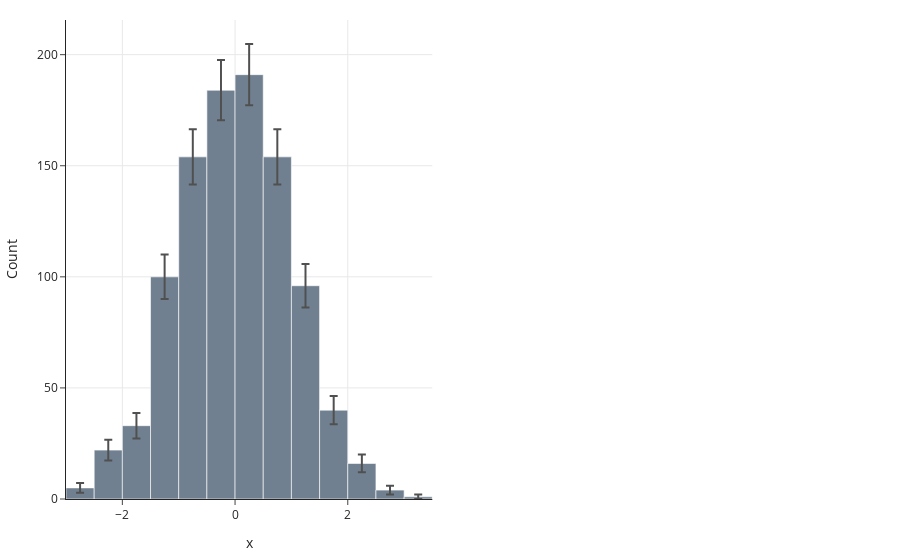

The cell this chart's notebook holds for it:
### Markdown cell above
1\. **Kernel Density Estimate**

Produce a KDE for a given distribution (by hand, not using seaborn!):

* Fill a numpy array, ``x``,  of `len(N)` (with $N = O(100)$) with a normally distributed variable, with a given mean and standard deviation
* Fill an histogram in pyplot taking properly care about the aesthetic
   * use a meaningful number of bins
   * set a proper $y$ axis label
   * set a proper value for the $y$ axis major ticks labels (e.g. you want to display only integer labels)
   * display the histograms as data points with errors (the error being the poisson uncertainty)
* for every element of $x$, create a gaussian with the mean corresponding the element value and std as a parameter that can be tuned. The std default value should be:
    ```python
    1.06 * x.std() * x.size**(-1 / 5)
    ```
you can use the scipy function `stats.norm()` for that.
* In a separate plot (to be placed beside the original histogram), plot all the gaussian functions so obtained
* Sum (with `np.sum()`) all the gaussian functions and normalize the result such that the integral matches the integral of the original histogram. For that you could use the `scipy.integrate.trapz()` method

### Code cell
# with plotly

N = 1000
mu = 0
sigma = 1

x = np.random.normal(mu, sigma, N)

std = 1.06 * x.std() * N**(-1 / 5)

fig = make_subplots(rows=1, cols=2)
fig.add_trace(
    go.Histogram(x=x, nbinsx=20,
                 marker_color="#708090",
                 error_y=dict(type="sqrt", color="#505050")),
    row=1, col=1
)
fig.update_layout(
    margin=dict(t=20, r=20, b=20, l=20),
    xaxis_showgrid=True,
    yaxis_showgrid=True,
    template="simple_white"
)
fig.update_xaxes(title="x")
fig.update_yaxes(
    title="Count",
    row=1, col=1
)
fig.show()

### Figure 1 — Plotly figure (JSON) as saved in the notebook; plotly's stock layout.template omitted (floating-point values rounded to 4 significant figures; data arrays with more than 128 entries replaced by an {"elided": "..."} marker saying what was removed)
{"data": [{"error_y": {"color": "#505050", "type": "sqrt"}, "marker": {"color": "#708090"}, "nbinsx": 20, "type": "histogram", "x": {"elided": "1000 float values"}, "xaxis": "x", "yaxis": "y"}], "layout": {"margin": {"b": 20, "l": 20, "r": 20, "t": 20}, "xaxis": {"anchor": "y", "domain": [0, 0.45], "showgrid": true, "title": {"text": "x"}}, "xaxis2": {"anchor": "y2", "domain": [0.55, 1], "title": {"text": "x"}}, "yaxis": {"anchor": "x", "domain": [0, 1], "showgrid": true, "title": {"text": "Count"}}, "yaxis2": {"anchor": "x2", "domain": [0, 1]}}}
